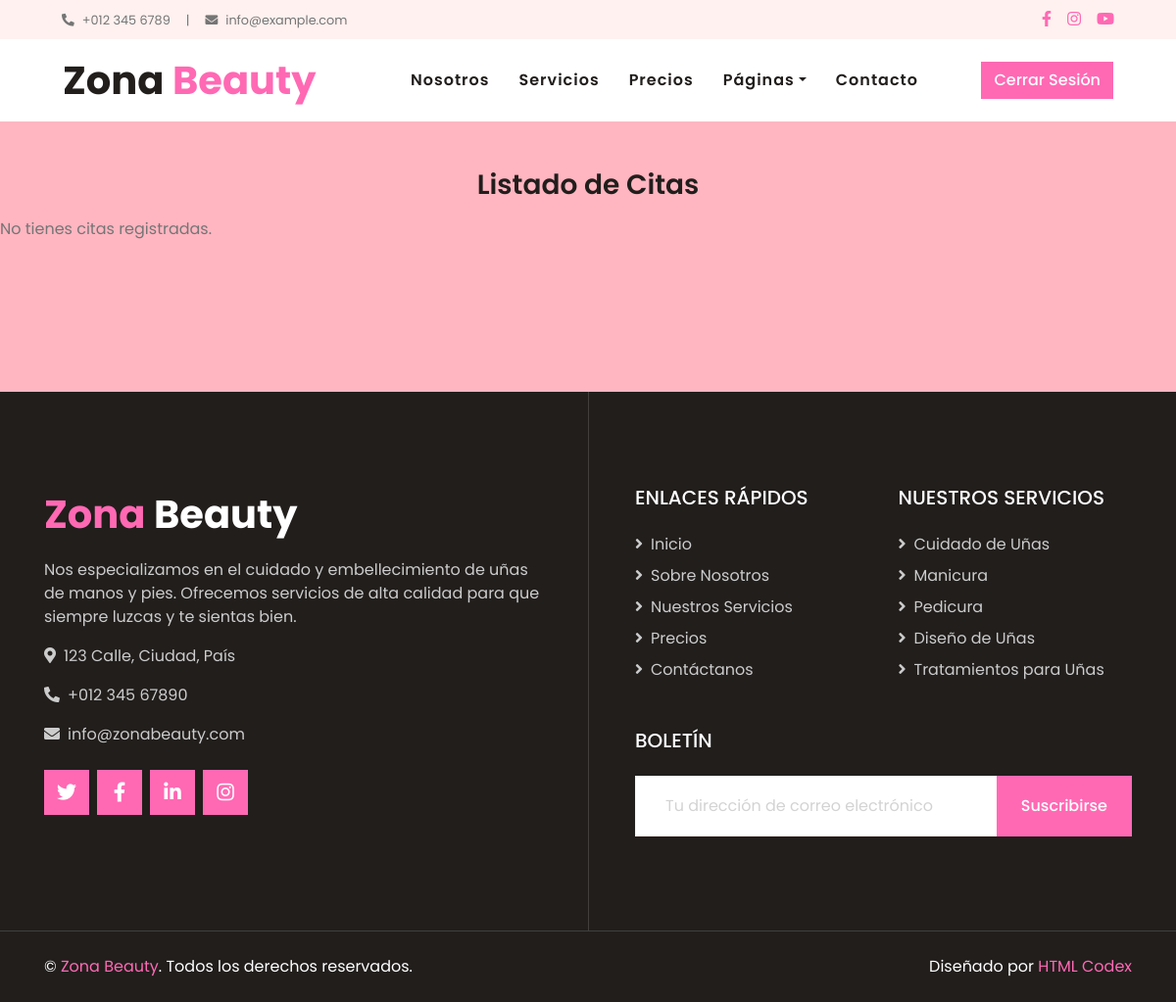
Page /Vistas/usuario/misCitas.php (signed in) on the earlier database version.
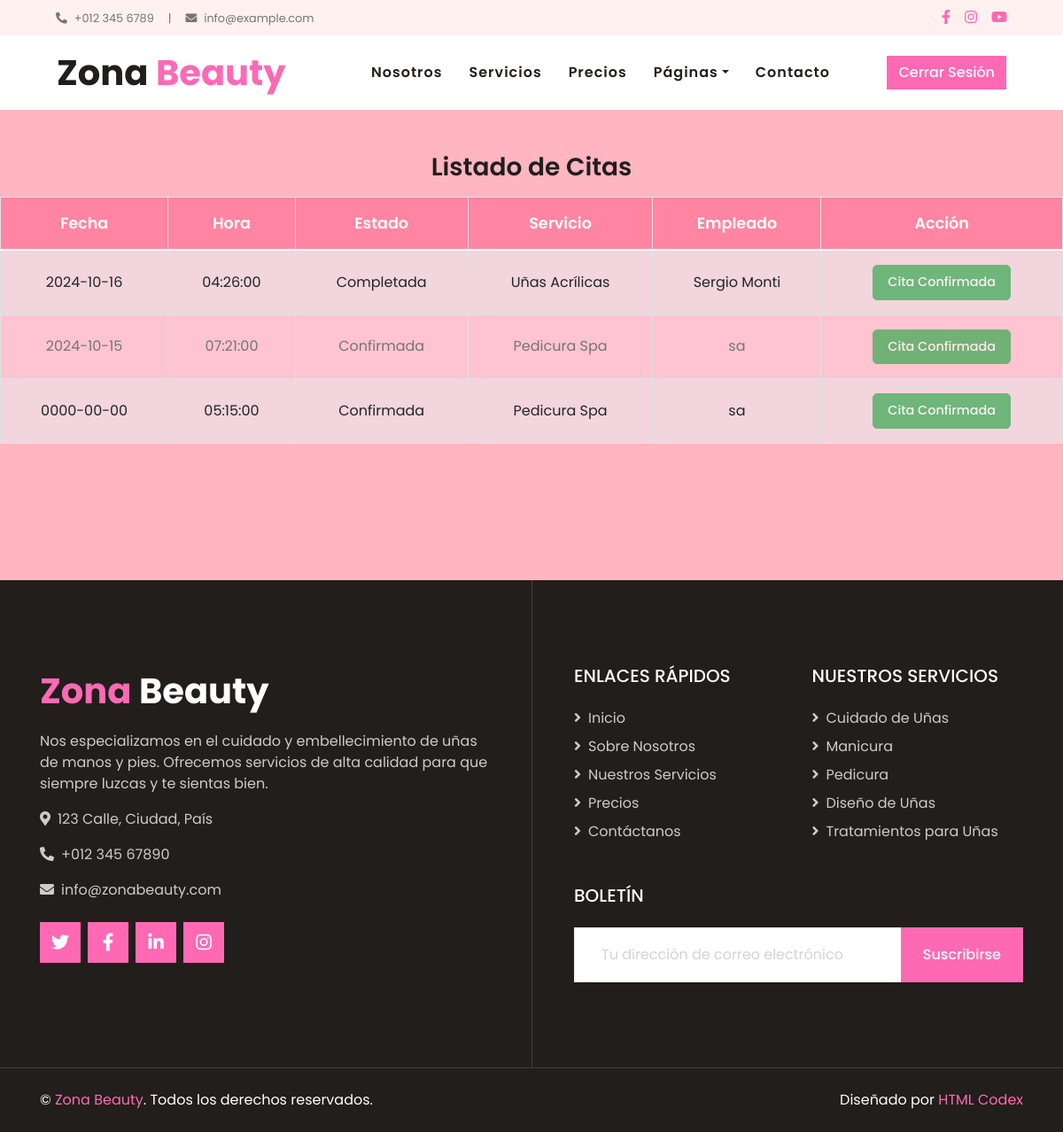
Same page on the later database version.
### tables this page shows
CREATE TABLE `citas` (
  `id_cita` int(11) NOT NULL,
  `id_usuario` int(11) NOT NULL,
  `id_servicio` int(11) NOT NULL,
  `fecha` date NOT NULL,
  `hora` time NOT NULL,
  `estado` enum('Pendiente','Confirmada','Cancelada','Completada') DEFAULT 'Pendiente',
  `comentarios` text DEFAULT NULL,
  `fechaCreacion` datetime NOT NULL DEFAULT current_timestamp()
);

CREATE TABLE `servicios` (
  `id_servicio` int(11) NOT NULL,
  `nombre_servicio` varchar(100) NOT NULL,
  `descripcion` text DEFAULT NULL,
  `duracion` int(11) NOT NULL,
  `precio` decimal(10,2) NOT NULL,
  `estado` enum('Activo','Inactivo') DEFAULT 'Activo'
);

### Vistas/usuario/misCitas.php (the view, shortened to what this page needs)
<?php
require "../../Modelo/conexion.php";
$usuario = $_SESSION['id_usuario'];
$query = "
        SELECT DISTINCT
            c.id_cita,
            c.fecha,
            c.hora,
            c.estado,
            s.nombre_servicio,
            e.nombre_completo AS empleado
        FROM
            citas c
        JOIN
            servicios s ON c.id_servicio = s.id_servicio
        JOIN
            asignacionesservicios a ON c.id_cita = a.id_cita
        JOIN
            empleados e ON a.id_empleado = e.id_empleado
        WHERE
            c.id_usuario = :id_usuario
        ORDER BY
            c.fecha DESC, c.hora DESC
    ";
$stmt = $db->prepare($query);
$stmt->bindParam(':id_usuario', $usuario);
$stmt->execute();
$citas = $stmt->fetchAll(PDO::FETCH_ASSOC);
?>
<!DOCTYPE html>
<html lang="en">
<head>
    <link href="https://cdnjs.cloudflare.com/ajax/libs/font-awesome/5.10.0/css/all.min.css" rel="stylesheet">
    <link href="https://cdn.jsdelivr.net/npm/bootstrap@5.0.2/dist/css/bootstrap.min.css" rel="stylesheet">
    <link href="../../lib/animate/animate.min.css" rel="stylesheet">
    <link href="../../lib/owlcarousel/assets/owl.carousel.min.css" rel="stylesheet">
    <link href="../../lib/tempusdominus/css/tempusdominus-bootstrap-4.min.css" rel="stylesheet" />
    <link href="../css/style.css" rel="stylesheet">
    <link href="../css/misCitas.css" rel="stylesheet">
</head>
<body style="background-color: lightpink">
<div class="container-fluid bg-light d-none d-lg-block">
    <div class="row py-2 px-lg-5">
        <div class="col-lg-6 text-left mb-2 mb-lg-0">
            <div class="d-inline-flex align-items-center">
                <small><i class="fa fa-phone-alt mr-2"></i>+012 345 6789</small>
                <small class="px-3">|</small>
                <small><i class="fa fa-envelope mr-2"></i>info@example.com</small>
            </div>
        </div>
        <div class="col-lg-6 text-right">
            <div class="d-inline-flex align-items-center">
                <a class="text-primary px-2" href="https://www.facebook.com/profile.php?id=100091195024985&locale=es_LA">
                    <i class="fab fa-facebook-f"></i>
                </a>
                <a class="text-primary px-2" href="https://www.instagram.com/zonabeautybybm/">
                    <i class="fab fa-instagram"></i>
                </a>
                <a class="text-primary pl-2" href="">
                    <i class="fab fa-youtube"></i>
                </a>
            </div>
        </div>
    </div>
</div>
<div class="container-fluid p-0">
    <nav class="navbar navbar-expand-lg bg-white navbar-light py-3 py-lg-0 px-lg-5">
        <a href="../index.php" class="navbar-brand ml-lg-3">
            <h1 class="m-0 text-primary"><span class="text-dark">Zona</span> Beauty</h1>
        </a>
        <div class="collapse navbar-collapse justify-content-between px-lg-3" id="navbarCollapse">
            <div class="navbar-nav m-auto py-0">
                <a href="../usuario/about.php" class="nav-item nav-link">Nosotros</a>
                <a href="../usuario/service.php" class="nav-item nav-link">Servicios</a>
                <a href="../usuario/price.php" class="nav-item nav-link">Precios</a>
                <div class="nav-item dropdown">
                    <a href="#" class="nav-link dropdown-toggle" data-toggle="dropdown">Páginas</a>
                </div>
                <a href="../usuario/contact.php" class="nav-item nav-link">Contacto</a>
            </div>
            <a href="../../Controlador/cerrarSesion.php" class="btn btn-primary d-none d-lg-block">Cerrar Sesión</a>
        </div>
    </nav>
</div>
<div class="container-fluid p-0 mb-5 mt-5 pb-5">
    <h3 class="text-center">Listado de Citas</h3>
    <?php if (!empty($citas)): ?>
        <table class="table table-bordered table-striped">
            <thead>
            <tr>
                <th>Fecha</th>
                <th>Hora</th>
                <th>Estado</th>
                <th>Servicio</th>
                <th>Empleado</th>
                <th>Acción</th>
            </tr>
            </thead>
            <tbody>
            <?php foreach ($citas as $cita): ?>
                <tr>
                    <td><?php echo htmlspecialchars($cita['fecha']); ?></td>
                    <td><?php echo htmlspecialchars($cita['hora']); ?></td>
                    <td><?php echo htmlspecialchars($cita['estado']); ?></td>
                    <td><?php echo htmlspecialchars($cita['nombre_servicio']); ?></td>
                    <td><?php echo htmlspecialchars($cita['empleado']); ?></td>
                    <td>
                        <form action="../../Controlador/confirmarCita.php" method="POST">
                            <input type="submit"
                                   value="<?php echo ($cita['estado'] === 'Pendiente') ? 'Confirmar Cita' : 'Cita Confirmada'; ?>"
                                   class="btn btn-success"
                                <?php echo ($cita['estado'] !== 'Pendiente') ? 'disabled' : ''; ?>>
                        </form>
                    </td>
                </tr>
            <?php endforeach; ?>
            </tbody>
        </table>
    <?php else: ?>
        <p>No tienes citas registradas.</p>
    <?php endif; ?>
</div>
<div class="footer container-fluid position-relative bg-dark py-5" style="margin-top: 90px;">
    <div class="container pt-5">
        <div class="row">
            <div class="col-lg-6 pr-lg-5 mb-5">
                <a href="index.php" class="navbar-brand">
                    <h1 class="mb-3 text-white"><span class="text-primary">Zona</span> Beauty</h1>
                </a>
                <p>Nos especializamos en el cuidado y embellecimiento de uñas de manos y pies. Ofrecemos servicios de alta calidad para que siempre luzcas y te sientas bien.</p>
                <p><i class="fa fa-map-marker-alt mr-2"></i>123 Calle, Ciudad, País</p>
                <p><i class="fa fa-phone-alt mr-2"></i>+012 345 67890</p>
                <p><i class="fa fa-envelope mr-2"></i>info@zonabeauty.com</p>
                <div class="d-flex justify-content-start mt-4">
                    <a class="btn btn-lg btn-primary btn-lg-square mr-2" href="#"><i class="fab fa-twitter"></i></a>
                    <a class="btn btn-lg btn-primary btn-lg-square mr-2" href="#"><i class="fab fa-facebook-f"></i></a>
                    <a class="btn btn-lg btn-primary btn-lg-square mr-2" href="#"><i class="fab fa-linkedin-in"></i></a>
                    <a class="btn btn-lg btn-primary btn-lg-square" href="#"><i class="fab fa-instagram"></i></a>
                </div>
            </div>
            <div class="col-lg-6 pl-lg-5">
                <div class="row">
                    <div class="col-sm-6 mb-5">
                        <h5 class="text-white text-uppercase mb-4">Enlaces Rápidos</h5>
                        <div class="d-flex flex-column justify-content-start">
                            <a class="text-white-50 mb-2" href="#"><i class="fa fa-angle-right mr-2"></i>Inicio</a>
                            <a class="text-white-50 mb-2" href="#"><i class="fa fa-angle-right mr-2"></i>Sobre Nosotros</a>
                            <a class="text-white-50 mb-2" href="#"><i class="fa fa-angle-right mr-2"></i>Nuestros Servicios</a>
                            <a class="text-white-50 mb-2" href="#"><i class="fa fa-angle-right mr-2"></i>Precios</a>
                            <a class="text-white-50" href="#"><i class="fa fa-angle-right mr-2"></i>Contáctanos</a>
                        </div>
                    </div>
                    <div class="col-sm-6 mb-5">
                        <h5 class="text-white text-uppercase mb-4">Nuestros Servicios</h5>
                        <div class="d-flex flex-column justify-content-start">
                            <a class="text-white-50 mb-2" href="#"><i class="fa fa-angle-right mr-2"></i>Cuidado de Uñas</a>
                            <a class="text-white-50 mb-2" href="#"><i class="fa fa-angle-right mr-2"></i>Manicura</a>
                            <a class="text-white-50 mb-2" href="#"><i class="fa fa-angle-right mr-2"></i>Pedicura</a>
                            <a class="text-white-50 mb-2" href="#"><i class="fa fa-angle-right mr-2"></i>Diseño de Uñas</a>
                            <a class="text-white-50" href="#"><i class="fa fa-angle-right mr-2"></i>Tratamientos para Uñas</a>
                        </div>
                    </div>
                    <div class="col-sm-12 mb-5">
                        <h5 class="text-white text-uppercase mb-4">Boletín</h5>
                        <div class="w-100">
                            <div class="input-group">
                                <input type="text" class="form-control border-light" style="padding: 30px;" placeholder="Tu dirección de correo electrónico">
                                <div class="input-group-append">
                                    <button class="btn btn-primary px-4">Suscribirse</button>
                                </div>
                            </div>
                        </div>
                    </div>
                </div>
            </div>
        </div>
    </div>
</div>
<div class="container-fluid bg-dark text-light border-top py-4" style="border-color: rgba(256, 256, 256, .15) !important;">
    <div class="container">
        <div class="row">
            <div class="col-md-6 text-center text-md-left mb-3 mb-md-0">
                <p class="m-0 text-white">&copy; <a href="#">Zona Beauty</a>. Todos los derechos reservados.</p>
            </div>
            <div class="col-md-6 text-center text-md-right">
                <p class="m-0 text-white">Diseñado por <a href="https://htmlcodex.com">HTML Codex</a></p>
            </div>
        </div>
    </div>
</div>
</body>
</html>

### Vistas/css/misCitas.css (style rules this page uses)
.table { width: 100%; margin-bottom: 1rem; background-color: #fff; border: 1px solid #ddd; }
.table th, .table td { padding: 1rem; text-align: center; vertical-align: middle; border-top: 1px solid #dee2e6; font-family: 'Poppins', sans-serif; font-size: 1rem; }
.table thead th { background-color: #ff85a2; color: #fff; font-weight: 600; font-size: 1.1rem; }
.table tbody tr:nth-of-type(odd) { background-color: #ffe0e9; }
.table tbody tr:nth-of-type(even) { background-color: #ffc4d1; }
.btn-success { background-color: #28a745; border-color: #28a745; color: #fff; font-size: 0.9rem; padding: 0.5rem 1rem; border-radius: 5px; transition: background-color 0.3s ease-in-out; }

Differences in the rows shown:
added citas: fecha "2024-10-16", hora "04:26:00", estado "Completada", id_servicio.nombre_servicio "Uñas Acrílicas", empleado "Sergio Monti", estado "Cita Confirmada"
added citas: fecha "2024-10-15", hora "07:21:00", estado "Confirmada", id_servicio.nombre_servicio "Pedicura Spa", empleado "sa", estado "Cita Confirmada"
added citas: fecha "0000-00-00", hora "05:15:00", estado "Confirmada", id_servicio.nombre_servicio "Pedicura Spa", empleado "sa", estado "Cita Confirmada"
Other differences:
text no longer shown: "No tienes citas registradas."
text now shown: "Fecha Hora Estado Servicio Empleado Acción"
